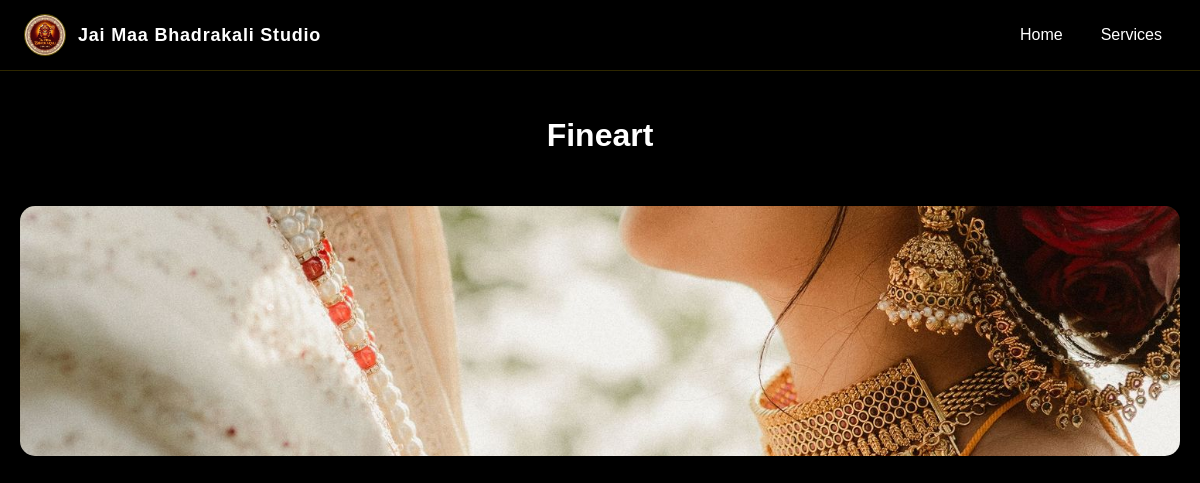
Screenshot of /gallery/fineart/ with the database file from the repository.
### main/models.py (models this page shows, shortened)
class Gallery(models.Model):
    CATEGORY_CHOICES = [
        ('prewedding', 'Pre Wedding'),
        ('candid', 'Candid'),
        ('fineart', 'Fine Art'),
        ('video', 'Video'),
        ('traditional', 'Traditional Video'),
        ('cinematic', 'Cinematic Highlights'),
        ('katha', 'Live Katha Streaming'),
        ('album', 'Wedding Album Design'),
    ]
    image = models.ImageField(upload_to='gallery/', null=True, blank=True)
    video = models.FileField(upload_to='videos/', null=True, blank=True)
    title = models.CharField(max_length=100, blank=True)
    category = models.CharField(
        max_length=50,
        choices=CATEGORY_CHOICES,
        default='prewedding'
    )

### main/views.py (the view)
# urls.py: path('gallery/<str:category>/', views.gallery_view, name='gallery'),
def gallery_view(request, category):
    images = Gallery.objects.filter(category=category).order_by('-id')
    return render(request, "main/gallery.html", {
        "images": images,
        "category": category
    })

### main/templates/main/gallery.html (shortened to what this page needs)
{% load static %}
<!DOCTYPE html>
<html>
<head>
</head>
<body>
<nav class="navbar">
  <a href="/" class="brand">
    <img src="{% static 'main/logo.jpeg' %}" alt="Jai Maa Bhadrakali Studio logo" class="brand-logo">
    <span>Jai Maa Bhadrakali Studio</span>
  </a>
  <div class="nav-links">
    <a href="/">Home</a>
    <a href="/services/">Services</a>
  </div>
</nav>
<h1>{{ category }}</h1>
<div class="gallery-grid">
  {% for img in images %}
    {% if img.video %}
    <div class="video-card">
      <video class="video-item" muted loop playsinline preload="metadata">
        <source src="{{ img.video.url }}" type="video/mp4">
      </video>
    </div>
    {% else %}
    <img src="{{ img.image.url }}" onclick="openModal(this.src)">
    {% endif %}
  {% endfor %}
</div>
</body>
</html>

### main/templates/main/gallery.html (style rules this page uses)
body { margin: 0; padding-top: 78px; background: black; color: white; font-family: Arial; text-align: center; }
a { color: inherit; text-decoration: none; }
.navbar { position: fixed; top: 0; left: 0; width: 100%; z-index: 1000; display: flex; justify-content: space-between; align-items: center; padding: 14px 24px; box-sizing: border-box; background: rgba(0, 0, 0, 0.82); backdrop-filter: blur(10px); border-bottom: 1px solid rgba(255, 215, 0, 0.18); }
.brand { display: inline-flex; align-items: center; gap: 12px; font-size: 18px; font-weight: bold; letter-spacing: 0.8px; }
.brand-logo { width: 40px; height: 40px; border-radius: 50%; object-fit: cover; border: 1px solid rgba(255, 215, 0, 0.35); }
.nav-links { display: flex; flex-wrap: wrap; gap: 10px; align-items: center; }
.nav-links a { padding: 8px 14px; border-radius: 999px; transition: 0.3s; }
h1 { padding: 18px 20px 10px; text-transform: capitalize; }
.gallery-grid { display: grid; grid-template-columns: repeat(auto-fit, minmax(250px, 1fr)); gap: 15px; padding: 20px; }
.gallery-grid img { width: 100%; height: 250px; object-fit: cover; border-radius: 15px; cursor: pointer; transition: 0.4s; }

### rows the page displays
Gallery: category "Fineart", image (picture)
